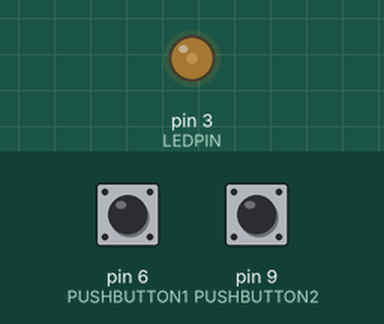
Simulated run of this sketch. Board: Arduino Uno, built with avr-gcc and run on an emulated ATmega328P. Shown: output pins drawn as LEDs (lit = HIGH). Inputs (shaded band) come from the test bench; at power-on: pin 6 (PUSHBUTTON1) HIGH, pin 9 (PUSHBUTTON2) HIGH.

Above: at 1.2 s.
1.3 s: pin 6 (PUSHBUTTON1) pulled LOW for 0.15 s
At 1.37 s:
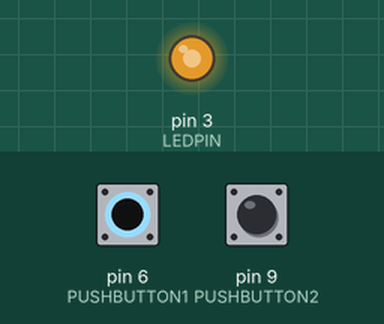
2.9 s: pin 9 (PUSHBUTTON2) pulled LOW for 0.15 s
At 2.97 s:
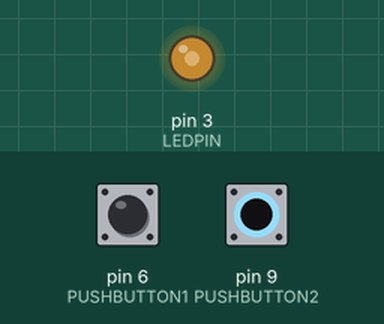
4.5 s: pin 9 (PUSHBUTTON2) pulled LOW for 3.2 s
At 8.4 s:
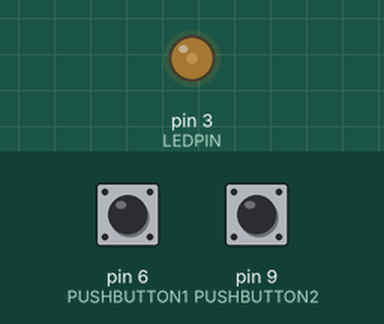
9.2 s: pin 6 (PUSHBUTTON1) pulled LOW for 3.2 s
At 9.5 s:
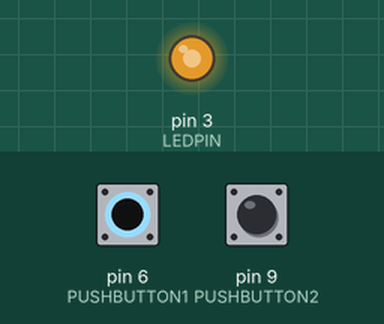
13.9 s: pin 6 (PUSHBUTTON1) driven LOW and pin 9 (PUSHBUTTON2) driven LOW
At 14.3 s:
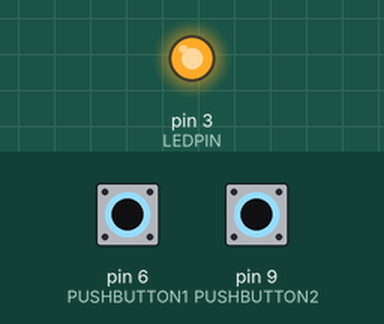
Timing chart, 0 to 16.4 s (numbered marks = the images above; inputs shaded):
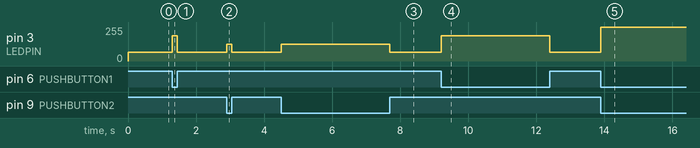

The sketch:

led_intensity.ino
```cpp
/*
Description:
This Arduino code controls the intensity of an LED using pulse-width modulation (PWM)
based on the input of two push buttons. The LED is connected to pin 3 via a 220-ohm resistor.
Two push buttons are connected to pins 6 and 9, respectively. Each push button is supplied
with +5V power and connected to its respective pin. A 10k-ohm resistor is connected
between each push button's pin and ground.
*/


// Define LED pin and button pins
const int LEDPIN = 3;
const int PUSHBUTTON1 = 6;
const int PUSHBUTTON2 = 9;

// Variables to store Button state
int buttonState1 = 0;
int buttonState2 = 0;

void setup() {
  // Initialize LED pin as output
  pinMode(LEDPIN, OUTPUT);
  // Initialize Button pin as input
  pinMode(PUSHBUTTON1, INPUT_PULLUP);
  pinMode(PUSHBUTTON2, INPUT_PULLUP);
}

void loop() {
  // Read the state of the button
  buttonState1 = digitalRead(PUSHBUTTON1);
  buttonState2 = digitalRead(PUSHBUTTON2);

  // Adjust LED intensity based on button states
  if (buttonState1 == LOW && buttonState2 == LOW){
    analogWrite(LEDPIN, 255); // 100% intensity
  } else if (buttonState1 == LOW){
    analogWrite(LEDPIN, 191); // 75% intensity
  } else if (buttonState2 == LOW){
    analogWrite(LEDPIN, 127); // 50% intensity
  } else{
    analogWrite(LEDPIN, 64); // 25% intensity
  }
}
```

Measured:
- after the input at 1.3 s, pin 3 (LEDPIN): 64/255 → 191/255 at once, → 64/255 0.15 s later
- after the input at 2.9 s, pin 3 (LEDPIN): 64/255 → 127/255 at once, → 64/255 0.15 s later
- after the input at 4.5 s, pin 3 (LEDPIN): 64/255 → 127/255 at once, → 64/255 3.2 s later
- after the input at 9.2 s, pin 3 (LEDPIN): 64/255 → 191/255 at once, → 64/255 3.2 s later
- after the input at 13.9 s, pin 3 (LEDPIN): 64/255 → 255/255 at once
